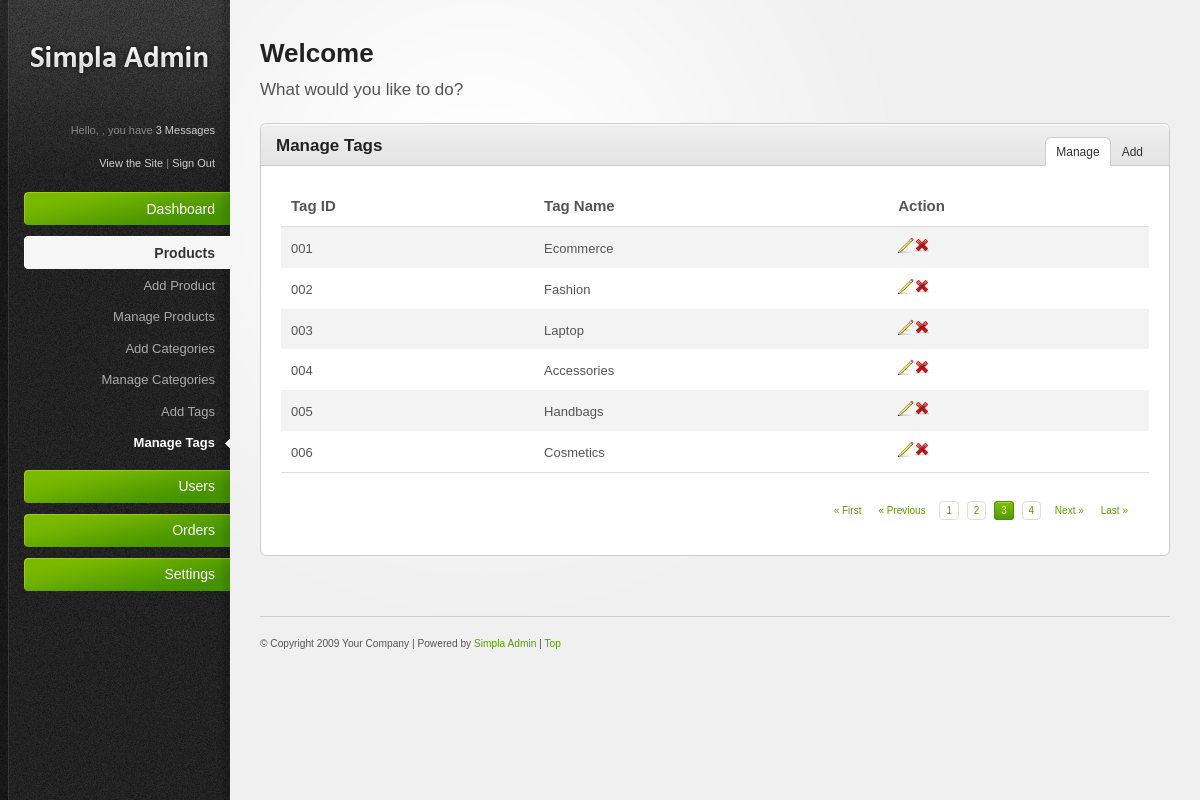
/managetags.php, run on the app's committed database.
### tables this page shows
CREATE TABLE `tags` (
  `tagid` varchar(40) NOT NULL,
  `tagname` varchar(100) NOT NULL
);

### managetags.php (the view, shortened to what this page needs)
<?php include 'header.php'; ?>
<?php include 'sidebar.php'; ?>
<?php include 'config.php';
?>
    <div id="main-content">
        <h2><?php echo 'Welcome'.' '. $_SESSION['userdata']['uname']; ?></h2>
        <p id="page-intro">What would you like to do?</p>
        <div class="content-box">
            <div class="content-box-header">
                <h3>Manage Tags</h3>
                <ul class="content-box-tabs">
                    <li><a href="#tab1" class="default-tab">Manage</a></li>
                    <li><a href="#tab2">Add</a></li>
                </ul>
            </div>
            <div class="content-box-content">
                <div class="tab-content default-tab" id="tab1">
                    <?php
                        $sql = "SELECT * FROM tags";
                        $result = $conn->query($sql);
                    ?>
                    <table>
                        <thead>
                        <tr>
                               <th>Tag ID</th>
                               <th>Tag Name</th>
                               <th>Action</th>
                            </tr>
                        </thead>
                        <tfoot>
                            <tr>
                                <td colspan="6">
                                    <div class="pagination">
                                        <a href="#" title="First Page">&laquo; First</a><a href="#" title="Previous Page">&laquo; Previous</a>
                                        <a href="#" class="number" title="1">1</a>
                                        <a href="#" class="number" title="2">2</a>
                                        <a href="#" class="number current" title="3">3</a>
                                        <a href="#" class="number" title="4">4</a>
                                        <a href="#" title="Next Page">Next &raquo;</a><a href="#" title="Last Page">Last &raquo;</a>
                                    </div>
                                </td>
                            </tr>
                        </tfoot>
                        <tbody>
                            <?php while ($row = $result->fetch_assoc()) {
                                        echo '<tr>';
                                            echo '<td>'.$row['tagid'].'</td>';
                                            echo '<td>'.$row['tagname'].'</td>';
                                            echo '<td>';
                                             echo "<a href='edittags.php?edit=$row[tagid]' title='Edit'><img src='resources/images/icons/pencil.png' alt='Edit' /></a>";
                                             echo "<a href='managetags.php?delete=$row[tagid]' title='Delete'><img src='resources/images/icons/cross.png' alt='Delete' /></a>";
                                            echo '</td>';
                                        echo '</tr>';
                                    }
                            ?>
                        </tbody>
                    </table>
                </div>
            </div>
        </div>
        <?php include 'footer.php'; ?>

### header.php (shortened to what this page needs)
<!DOCTYPE html PUBLIC "-//W3C//DTD XHTML 1.0 Strict//EN" "http://www.w3.org/TR/xhtml1/DTD/xhtml1-strict.dtd">
<html xmlns="http://www.w3.org/1999/xhtml">
<head>
<link rel="stylesheet" href="resources/css/reset.css" type="text/css" media="screen" />
<link rel="stylesheet" href="resources/css/style.css" type="text/css" media="screen" />
<link rel="stylesheet" href="resources/css/invalid.css" type="text/css" media="screen" />
</head>
    <body><div id="body-wrapper">

### sidebar.php (shortened to what this page needs)
<div id="sidebar">
    <div id="sidebar-wrapper">
    <?php
        $filename=basename($_SERVER['REQUEST_URI']);
        $productmenu=array('addproducts.php', 'manageproducts.php', 'addcategory.php', 'managecategory.php','addtags.php', 'managetags.php') ;
        $productmenu1=array('users.php','manageusers.php');
        $productmenu2=array('manageorders.php');
    ?>
    <a href="#"><img id="logo" src="resources/images/logo.png" alt="Simpla Admin logo" /></a>
    <div id="profile-links">
        Hello,<?php echo $_SESSION['userdata']['uname']; ?> , you have <a href="#messages" rel="modal" title="3 Messages">3 Messages</a><br />
        <br />
        <a href="#" title="View the Site">View the Site</a> | <a href="sidebar.php?logout=1"  title="Sign Out">Sign Out</a>
    </div>
    <ul id="main-nav">
        <li>
            <a href="index.php" class="nav-top-item no-submenu">
                Dashboard
            </a>
        </li>
        <li>
            <a href="#" class="nav-top-item <?php if(in_array($filename, $productmenu) ): ?> current <?php endif; ?> ">
                Products
            </a>
            <ul>
                <li><a <?php if ($filename=='addproducts.php'): ?> class="current" <?php endif; ?> href="addproducts.php">Add Product</a></li>
                <li><a <?php if ($filename=='manageproducts.php'): ?> class="current" <?php endif; ?>  href="manageproducts.php">Manage Products</a></li>
                <li><a <?php if ($filename=='addcategory.php'): ?> class="current" <?php endif; ?> href="addcategory.php">Add Categories</a></li>
                <li><a <?php if ($filename=='managecategory.php'): ?> class="current" <?php endif; ?> href="managecategory.php">Manage Categories</a></li>
                <li><a <?php if ($filename=='addtags.php'): ?> class="current" <?php endif; ?> href="addtags.php">Add Tags</a></li>
                    <li><a <?php if ($filename=='managetags.php'): ?> class="current" <?php endif; ?> href="managetags.php">Manage Tags</a></li>
            </ul>
        </li>
        <li>
            <a href="#" class="nav-top-item <?php if(in_array($filename, $productmenu1) ): ?> current <?php endif; ?>">
                Users
            </a>
        </li>
        <li>
            <a href="#" class="nav-top-item <?php if(in_array($filename, $productmenu2) ): ?> current <?php endif; ?>">
                Orders
            </a>
        </li>
        <li>
            <a href="#" class="nav-top-item">
                Settings
            </a>
        </li>
    </ul>
</div></div>

### footer.php
<div id="footer">
                <small>
                        &#169; Copyright 2009 Your Company | Powered by <a href="http://themeforest.net/item/simpla-admin-flexible-user-friendly-admin-skin/46073">Simpla Admin</a> | <a href="#">Top</a>
                </small>
            </div>
        </div>
    </div></body>
</html>

### resources/css/style.css (style rules this page uses)
html { font-size: 100%; height: 100%; margin-bottom: 1px; }
body { font-family: Arial, Helvetica, sans-serif; color: #555; background: #f0f0f0 url('../images/bg-body.gif') top left repeat-y; font-size: 12px; }
#body-wrapper { background: url('../images/bg-radial-gradient.gif') fixed 230px top no-repeat; }
h1, h2, h3, h4, h5, h6 { font-family: Helvetica, Arial, sans-serif; color: #222; font-weight: bold; }
h2 { font-size: 26px; padding: 0 0 10px 0; }
h3 { font-size: 17px; padding: 0 0 10px 0; }
a { color: #57a000; text-decoration: none; }
small { font-size: 0.85em; }
p { padding: 5px 0 10px 0; line-height: 1.6em; }
#sidebar { background: url('../images/bg-sidebar.gif') top left no-repeat; width: 230px; height: 100%; position: absolute; left: 0; top: 0; color: #888; font-size: 11px; }
#sidebar #sidebar-wrapper { margin: 0 0 0 9px; }
#sidebar a, #sidebar a:active { color:#ccc; }
#sidebar #logo { margin: 40px 0 40px 0; }
#sidebar #profile-links { padding: 0 15px 20px 15px; text-align: right; line-height: 1.5em; }
#sidebar #main-nav { width: 206px; padding: 0; margin: 0 0 0 15px; font-family: Helvetica, Arial, sans-serif; }
#sidebar #main-nav li { list-style: none; padding-bottom: 10px; text-align: right; }
#sidebar #main-nav li a.nav-top-item { background: transparent url('../images/bg-menu-item-green.gif') right center no-repeat; padding: 10px 15px; color: #fff; font-size: 14px; cursor: pointer; display: block; text-decoration: none; }
#sidebar #main-nav li a.current { background-image: url('../images/bg-menu-item-current.gif') !important; color: #333; font-weight: bold; }
#sidebar #main-nav ul { padding: 0; font-size: 12px; margin: 0; }
#sidebar #main-nav ul li { list-style: none; margin: 0; text-align: right; padding: 0; }
#sidebar #main-nav ul li a { padding: 8px 15px; display: block; color: #aaa; font-size: 13px; line-height: 1.2em; }
#sidebar #main-nav ul li a:hover, #sidebar #main-nav ul li a.current, #sidebar #main-nav ul li a.current:hover { color: #fff; }
#sidebar #main-nav ul li a.current { background: transparent url('../images/menu-current-arrow.gif') right center no-repeat !important; }
#main-content { margin: 0 30px 0 260px; padding: 40px 0 0 0; }
#page-intro { font-size: 17px; padding: 0 0 20px 0; }
#footer { border-top: 1px solid #ccc; margin: 40px 0 0 0; padding: 20px 0; font-size: 12px; }
#main-content ul, #main-content ol { padding: 10px 0; }
#main-content ul li { background: url('../images/icons/bullet_black.png') center left no-repeat; padding: 4px 0 4px 20px; }
.content-box { border: 1px solid #ccc; margin: 0 0 20px 0; background: #fff; }
.content-box-header { background: #e5e5e5 url('../images/bg-content-box.gif') top left repeat-x; margin-top: 1px; height: 40px; }
.content-box-header h3 { padding: 12px 15px 10px; float: left; }
ul.content-box-tabs { float: right; padding: 12px 15px 0 0 !important; margin: 0 !important; }
ul.content-box-tabs li { float: left; margin: 0; padding: 0 !important; background-image: none !important; }
ul.content-box-tabs li a { color: #333; padding: 8px 10px; display: block; margin: 1px; border-bottom: 0; }
ul.content-box-tabs li a.current { background: #fff; border: 1px solid #ccc; border-bottom: 0; margin: 0; }
.content-box-content { padding: 20px; font-size: 13px; border-top: 1px solid #ccc; }
#main-content table { width: 100%; border-collapse: collapse; }
#main-content table thead th { font-weight: bold; font-size: 15px; border-bottom: 1px solid #ddd; }
#main-content tbody { border-bottom: 1px solid #ddd; }
#main-content tbody tr { background: #fff; }
#main-content tbody tr.alt-row { background: #f3f3f3; }
#main-content table td, #main-content table th { padding: 10px; line-height: 1.3em; }
#main-content .pagination { text-align: right; padding: 20px 0 5px 0; font-family: Verdana, Arial, Helvetica, sans-serif; font-size: 10px; }
.pagination a { margin: 0 5px 0 0; padding: 3px 6px; }
.pagination a.number { border: 1px solid #ddd; }
.pagination a.current { background: #469400 url('../images/bg-button-green.gif') top left repeat-x !important; border-color: #459300 !important; color: #fff !important; }

### data on the page
tags: tagid "001", tagname "Ecommerce"
tags: tagid "002", tagname "Fashion"
tags: tagid "003", tagname "Laptop"
tags: tagid "004", tagname "Accessories"
tags: tagid "005", tagname "Handbags"
tags: tagid "006", tagname "Cosmetics"
